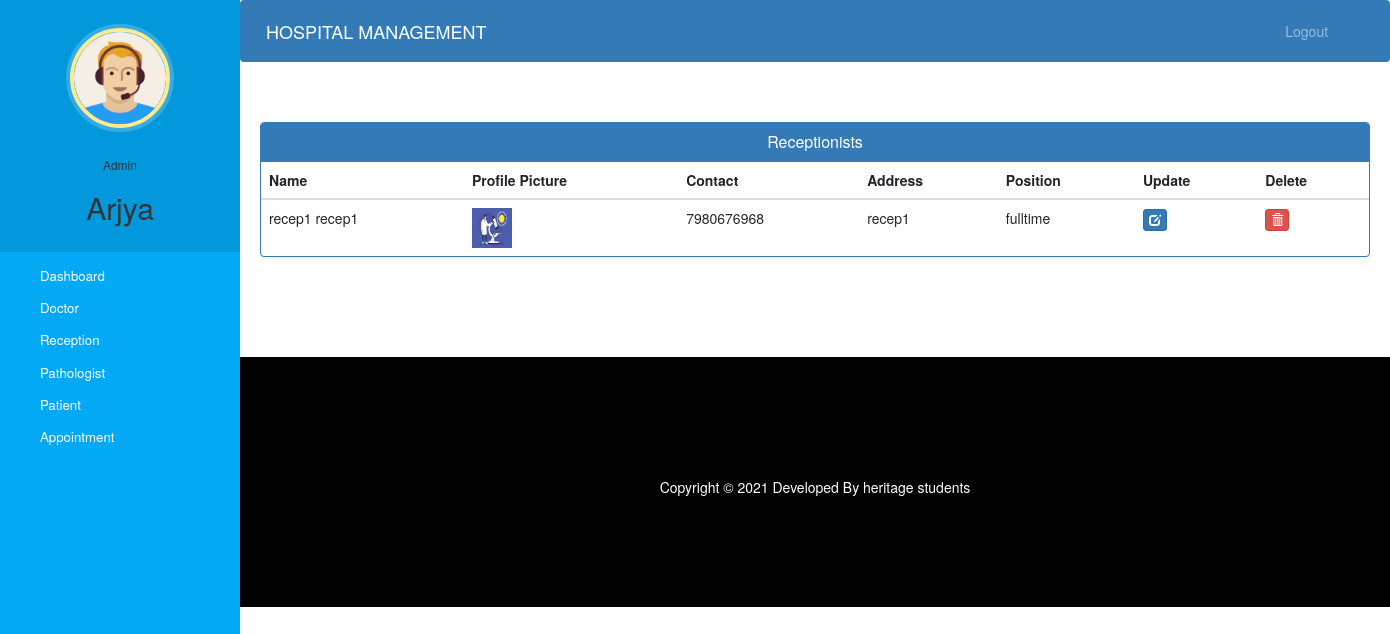
The app's page /admin-view-reception (signed in) with its own data.
### hospital/models.py (models this page shows, shortened)
class Reception(models.Model):
    user=models.OneToOneField(User,on_delete=models.CASCADE)
    profile_pic=models.ImageField(upload_to='profile_pic/ReceptionProfilePic/',null=True,blank=True)
    address=models.CharField(max_length=40)
    mobile=models.CharField(max_length=20,null=True)
    position= models.CharField(max_length=50,choices=positions,default='fulltime')
    status=models.BooleanField(default=False)
    @property
    def get_name(self):
        return self.user.first_name+" "+self.user.last_name

### hospital/views.py (the view)
# urls.py: path('admin-view-reception', views.admin_view_reception_view,name='admin-view-reception'),
@login_required(login_url='adminlogin')
@user_passes_test(is_admin)
def admin_view_reception_view(request):
    receptions=models.Reception.objects.all().filter(status=True)
    return render(request,'hospital/admin_view_reception.html',{'receptions':receptions})

### hospital/views.py (called while the page is built)
def is_admin(user):
    return user.groups.filter(name='ADMIN').exists()

### templates/hospital/admin_view_reception.html (shortened to what this page needs)
{% extends 'hospital/admin_base.html' %}
{% block content %}
{%load static%}
<head>
  <link href="//netdna.bootstrapcdn.com/bootstrap/3.0.0/css/bootstrap.min.css" rel="stylesheet" id="bootstrap-css">
</head>
<div class="container">
  <div class="panel panel-primary">
    <div class="panel-heading">
      <h6 class="panel-title">Receptionists</h6>
    </div>
    <table class="table table-hover" id="dev-table">
      <thead>
        <tr>
          <th>Name</th>
          <th>Profile Picture</th>
          <th>Contact</th>
          <th>Address</th>
          <th>Position</th>
          <th>Update</th>
          <th>Delete</th>
        </tr>
      </thead>
      {% for r in receptions %}
      <tr>
        <td> {{r.get_name}}</td>
        <td> <img src="{% static r.profile_pic.url %}" alt="Profile Pic" height="40px" width="40px" /></td>
        <td>{{r.mobile}}</td>
        <td>{{r.address}}</td>
        <td>{{r.position}}</td>
        <td><a class="btn btn-primary btn-xs" href="{% url 'update-reception' r.id  %}"><span class="glyphicon glyphicon-edit"></span></a></td>
        <td><a class="btn btn-danger btn-xs" href="{% url 'delete-reception-from-hospital' r.id  %}"><span class="glyphicon glyphicon-trash"></span></a></td>
      </tr>
      {% endfor %}
    </table>
  </div>
</div>
{% endblock content %}

### templates/hospital/admin_base.html (shortened to what this page needs)
<!DOCTYPE html>
{% load static %}
<html lang="en">
<head>
  <link rel="stylesheet" href="https://stackpath.bootstrapcdn.com/bootstrap/4.3.1/css/bootstrap.min.css">
  <link rel="stylesheet" href="https://maxcdn.bootstrapcdn.com/font-awesome/4.7.0/css/font-awesome.min.css">
  <link rel="stylesheet" href="{% static '/style.css' %}">
</head>
<body>
  <nav class="menu" tabindex="0">
    <header class="avatar">
      <img src="{% static "images/adminpropic.png" %}" />
      <br><br>
      <h6>Admin</h6>
      <h2>{{request.user.first_name}}</h2>
    </header>
    <ul>
      <li tabindex="0" class="icon-dashboard"> <a style="color:white; text-decoration:none;" href="/admin-dashboard"><span>Dashboard</span></a> </li>
      <li tabindex="0" class="icon-customers"> <a style="color:white; text-decoration:none;" href="/admin-doctor"><span>Doctor</span></a></li>
      <li tabindex="0" class="icon-reception"> <a style="color:white;text-decoration: none;" href="/admin-reception"><span>Reception</span></a></li>
      <li tabindex="0" class="icon-reception"> <a style="color:white;text-decoration: none;" href="/admin-pathologist"><span>Pathologist</span></a></li>
      <li tabindex="0" class="icon-users"> <a style="color:white; text-decoration:none;" href="/admin-patient"><span>Patient</span></a></li>
      <li tabindex="0" class="icon-calendar"> <a style="color:white; text-decoration:none;" href="/admin-appointment"><span>Appointment</span></a></li>
    </ul>
  </nav>
  <main>
    <div class="bs-example">
      <nav class="navbar navbar-expand-md  navbar-dark fixed-top" style="background:#337AB7;">
        <a href="/admin-dashboard" class="navbar-brand">HOSPITAL MANAGEMENT</a>
        <div class="collapse navbar-collapse justify-content-between" id="navbarCollapse">
          <div class="navbar-nav" style=" margin-left: 90%;">
            <a href="/logout" class="nav-item nav-link">Logout</a>
          </div>
        </div>
      </nav>
    </div>
    <br><br>
    {% block content %}
    {% endblock content %}
    <br><br><br><br>
    <footer>
      <br>
      <div class="container">
        <div class="row">
          <div class="col-md-12 col-sm-12">
            <div style="color:#ffffff;" class="wow fadeInUp footer-copyright">
              <p>
                Copyright &copy; 2021 Developed By heritage students </p>
            </div>
          </div>
        </div>
      </div>
    </footer>
  </main>
</body>
</html>

### static/style.css (style rules this page uses)
body { padding-left: 240px; }
main { position: relative; height: 100vh; }
.menu { background: #5bc995; height: 100vh; width: 240px; position: fixed; top: 0px; left: 0; z-index: 5; outline: none; }
.menu .avatar { background: rgba(0, 0, 0, 0.1); padding: 2em 0.5em; text-align: center; }
.menu .avatar img { width: 100px; border-radius: 50%; overflow: hidden; border: 4px solid #ffea92; box-shadow: 0 0 0 4px rgba(255, 255, 255, 0.2); }
.menu .avatar h2 { font-weight: normal; margin-bottom: 0; }
.menu ul { list-style: none; padding: 0.5em 0; margin: 0; }
.menu ul li { padding: 0.5em 1em 0.5em 3em; font-size: 0.95em; font-weight: regular; background-repeat: no-repeat; background-position: left 15px center; background-size: auto 20px; transition: all 0.15s linear; cursor: pointer; }
.menu ul li.icon-dashboard { background-image: url("http://www.entypo.com/images//gauge.svg"); }
.menu ul li.icon-customers { background-image: url("http://www.entypo.com/images//briefcase.svg"); }
.menu ul li.icon-users { background-image: url("http://www.entypo.com/images//users.svg"); }
.menu ul li.icon-calendar { background-image: url("http://www.entypo.com/images//calendar.svg"); }

### templates/hospital/admin_base.html (style rules this page uses)
a:link { text-decoration: none; }
a { color: white; }
footer { padding: 0px 0px 0px 0px; background-color: black; margin: 0px; }
p { text-align: center; }
body { padding-left: 240px; }
main { position: relative; height: 100vh; }
.menu { background: #03a9f4; height: 100vh; width: 240px; position: fixed; top: 0px; left: 0; z-index: 5; outline: none; }
.menu .avatar { background: rgba(0, 0, 0, 0.1); padding: 2em 0.5em; text-align: center; }
.menu .avatar img { width: 100px; border-radius: 50%; overflow: hidden; border: 4px solid #ffea92; box-shadow: 0 0 0 4px rgba(255, 255, 255, 0.2); }
.menu .avatar h2 { font-weight: normal; margin-bottom: 0; }
.menu ul { list-style: none; padding: 0.5em 0; margin: 0; }
.menu ul li { padding: 0.5em 1em 0.5em 3em; font-size: 0.95em; font-weight: regular; background-repeat: no-repeat; background-position: left 15px center; background-size: auto 20px; transition: all 0.15s linear; cursor: pointer; }
.menu ul li.icon-dashboard { background-image: url("http://www.entypo.com/images//gauge.svg"); }
.menu ul li.icon-customers { background-image: url("http://www.entypo.com/images//briefcase.svg"); }
.menu ul li.icon-users { background-image: url("http://www.entypo.com/images//users.svg"); }
.menu ul li.icon-calendar { background-image: url("http://www.entypo.com/images//calendar.svg"); }
.menu ul li.icon-reception { background-image: url("http://www.entypo.com/images/info-with-circle.svg"); }

### templates/hospital/admin_view_reception.html (style rules this page uses)
a:link { text-decoration: none; }
h6 { text-align: center; }
.row { margin: 100px; }

### records on screen
Reception: get_name "recep1 recep1", profile_pic (picture), mobile "7980676968", address "recep1", position "fulltime"

### other values on screen
{{ request.user.first_name }} "Arjya"
